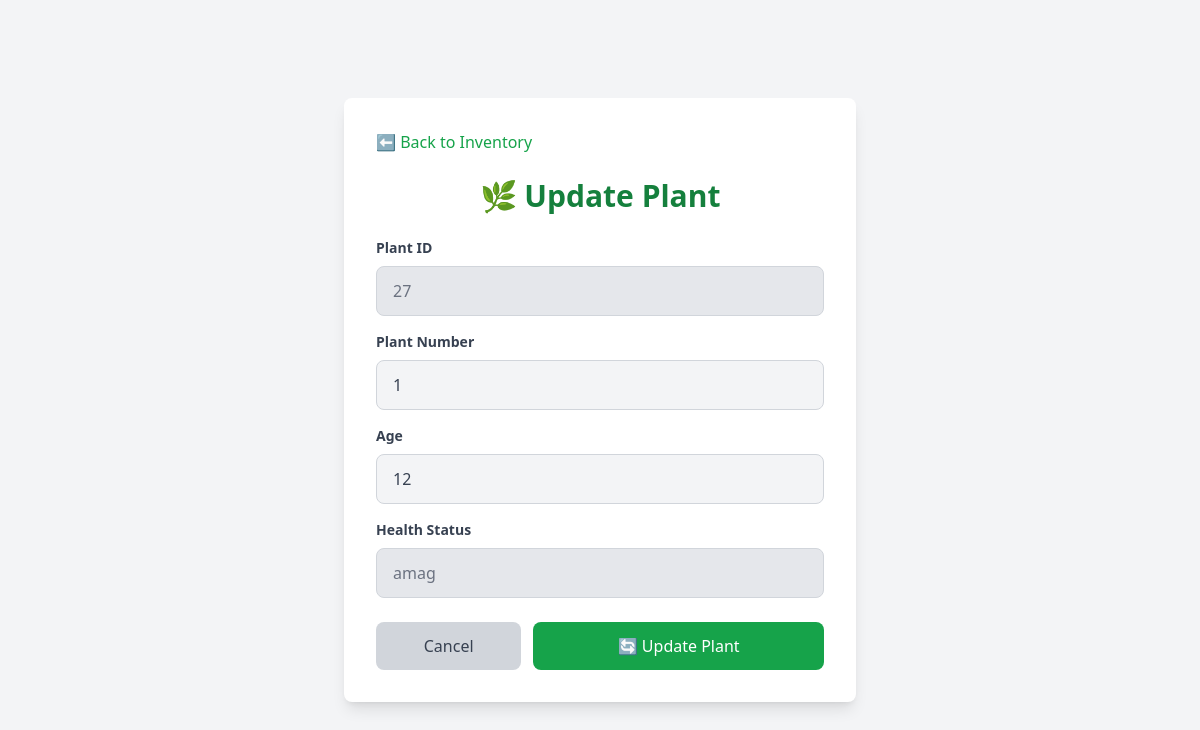
/inventory/update/27/ (signed in), run on an earlier commit of the app's database.
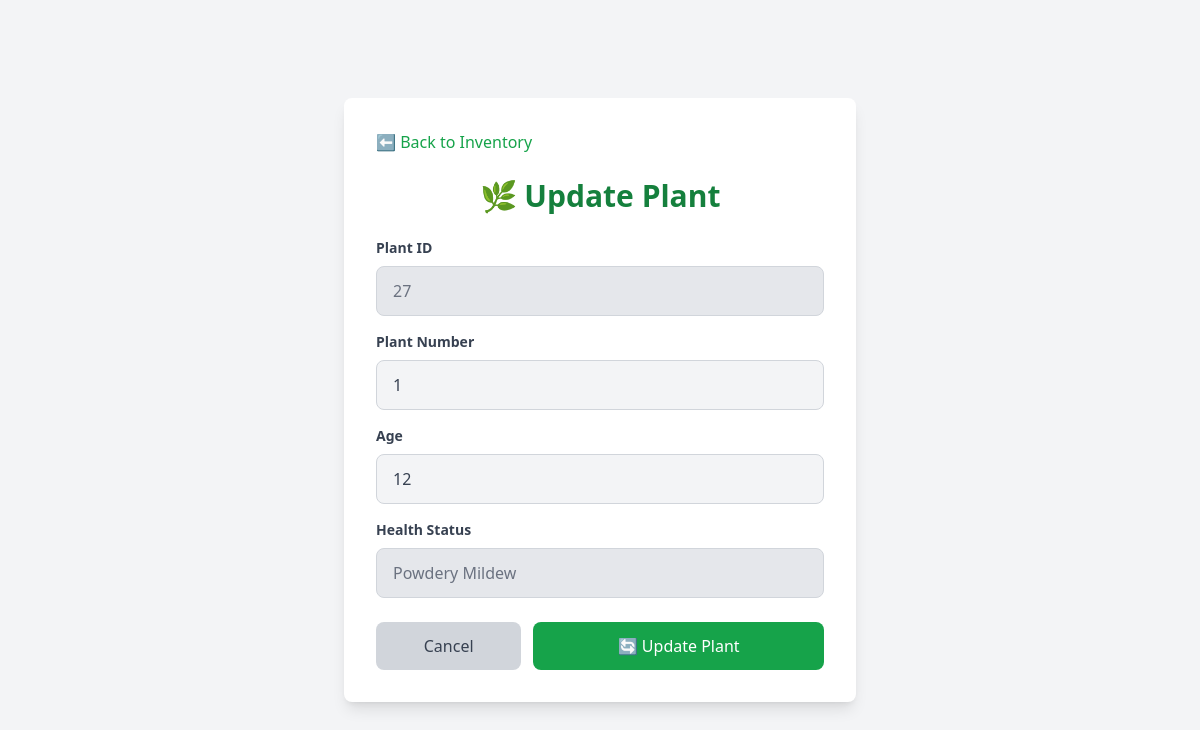
And on a later commit of the database.
### dashboard/models.py (models this page shows, shortened)
class Plant(models.Model):
    user = models.ForeignKey(settings.AUTH_USER_MODEL, on_delete=models.CASCADE)
    plant_id = models.AutoField(primary_key=True)
    plant_number = models.IntegerField(default=0)
    age = models.IntegerField()
    health_status = models.CharField(max_length=255, default='undetected')
    symptoms = models.CharField(max_length=255, blank=True, null=True)
    tree_analysis = models.OneToOneField(
        'dashboard.TreeAnalysis',
        null=True,
        blank=True,
        on_delete=models.SET_NULL,
        related_name='linked_plant'  # ✅ Add this
    )

### dashboard/views.py (the view)
# urls.py: path('inventory/update/<int:plant_id>/', update_plant, name="update_plant"),
@login_required
def update_plant(request, plant_id):
    plant = get_object_or_404(Plant, plant_id=plant_id)
    if request.method == "POST":
        form = PlantForm(request.POST, instance=plant)
        if form.is_valid():
            form.save()
            messages.success(request, "✅ Plant updated successfully!")
            return redirect('inventory')
    else:
        form = PlantForm(instance=plant)
    return render(request, 'dashboard/update_plant.html', {'form': form, 'plant': plant})

### dashboard/forms.py (shortened to what this page needs)
class PlantForm(forms.ModelForm):
    class Meta:
        model = Plant
        fields = ['plant_number', 'age']
        widgets = {
            'plant_number': forms.NumberInput(attrs={
                'class': 'w-full px-4 py-3 border border-gray-300 rounded-lg bg-white focus:ring-2 focus:ring-green-500',
                'min': '1',
                'step': '1',
                'placeholder': 'Enter plant number',
                'required': 'required'
            }),
            'age': forms.NumberInput(attrs={
                'class': 'w-full px-4 py-3 border border-gray-300 rounded-lg bg-white focus:ring-2 focus:ring-green-500',
                'min': '0',
                'step': '1',
                'placeholder': 'Enter age in years',
                'required': 'required'
            })
        }

### dashboard/templates/dashboard/update_plant.html (shortened to what this page needs)
{% load static %}
<!DOCTYPE html>
<html lang="en">
<head>
    <script src="https://cdn.tailwindcss.com"></script>
</head>
<body class="bg-gray-100 flex items-center justify-center min-h-screen">
    <div class="bg-white p-8 rounded-lg shadow-lg max-w-lg w-full">
        <a href="{% url 'inventory' %}"
           class="block text-green-600 hover:text-green-800 mb-6 font-medium">
            ⬅ Back to Inventory
        </a>
        <form method="post">
            <h2 class="text-3xl font-bold text-center text-green-700 mb-6">🌿 Update Plant</h2>
            <div class="mb-4">
                <label for="plant_id" class="block text-gray-700 text-sm mb-2 font-semibold">Plant ID</label>
                <input type="text" name="plant_id" value="{{ plant.plant_id }}" readonly
                    class="w-full px-4 py-3 border border-gray-300 rounded-lg bg-gray-200 text-gray-500 cursor-not-allowed">
            </div>
            <div class="mb-4">
                <label for="plant_number" class="block text-gray-700 text-sm mb-2 font-semibold">Plant Number</label>
                <input type="number" name="plant_number" value="{{ plant.plant_number }}" required
                    class="w-full px-4 py-3 border border-gray-300 rounded-lg bg-gray-100 text-gray-700 focus:outline-none focus:ring-2 focus:ring-green-500 transition">
            </div>
            <div class="mb-4">
                <label for="age" class="block text-gray-700 text-sm mb-2 font-semibold">Age</label>
                <input type="number" name="age" value="{{ plant.age }}" required
                    class="w-full px-4 py-3 border border-gray-300 rounded-lg bg-gray-100 text-gray-700 focus:outline-none focus:ring-2 focus:ring-green-500 transition">
            </div>
            <div class="mb-6">
                <label for="health_status" class="block text-gray-700 text-sm mb-2 font-semibold">Health Status</label>
                <input type="text" name="health_status" value="{{ plant.health_status }}"
                    readonly class="w-full px-4 py-3 border border-gray-300 rounded-lg bg-gray-200 text-gray-500 cursor-not-allowed">
            </div>
            <div class="flex gap-3">
                <a href="{% url 'inventory' %}"
                   class="w-1/3 bg-gray-300 hover:bg-gray-400 text-gray-700 py-3 rounded-lg transition flex items-center justify-center">
                    Cancel
                </a>
                <button type="submit"
                    class="w-2/3 bg-green-600 text-white py-3 rounded-lg hover:bg-green-700 transition transform hover:scale-105 flex items-center justify-center">
                    🔄 Update Plant
                </button>
            </div>
        </form>
    </div>
</body>
</html>

What changed in the data, as far as the page shows it:
changed Plant id 27: health_status "amag" → "Powdery Mildew"
